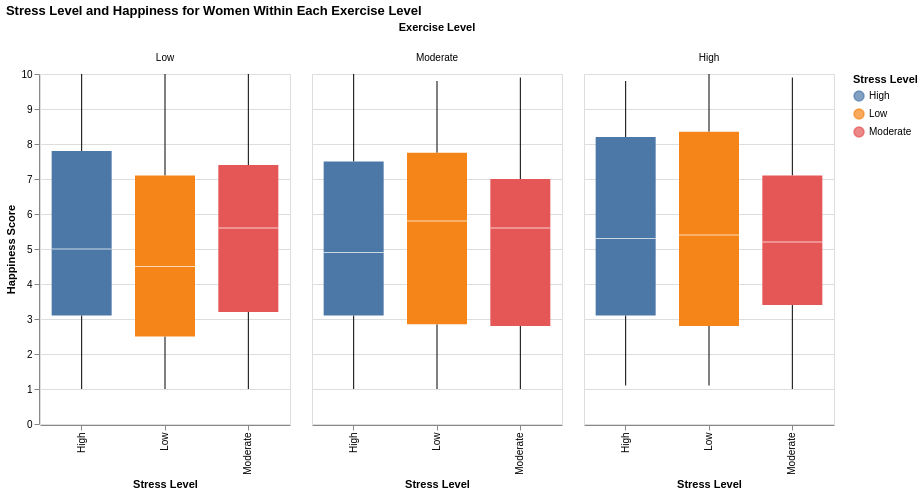

The cell this chart's notebook holds for it:
### Code cell
chart3 = alt.Chart(women_data).mark_boxplot(size=60).encode(

    x=alt.X("Stress Level:N", title="Stress Level"),

    y=alt.Y("Happiness Score:Q", title="Happiness Score"),

    column=alt.Column("Exercise Level:N", sort=["Low","Moderate","High"], title="Exercise Level"),

    color=alt.Color("Stress Level:N", title="Stress Level"),

    tooltip=["Exercise Level","Happiness Score","Stress Level"]

).properties(
    title="Stress Level and Happiness for Women Within Each Exercise Level",
    width=250,
    height=350
)

chart3

### Figure 1 — Vega-Lite specification as saved in the notebook (floating-point values rounded to 4 significant figures; data arrays with more than 128 entries replaced by an {"elided": "..."} marker saying what was removed)
{"config": {"view": {"continuousWidth": 300, "continuousHeight": 300}}, "data": {"name": "data-57d13b237b02068d48295fc95255d8a2"}, "mark": {"type": "boxplot", "size": 60}, "encoding": {"color": {"field": "Stress Level", "title": "Stress Level", "type": "nominal"}, "column": {"field": "Exercise Level", "sort": ["Low", "Moderate", "High"], "title": "Exercise Level", "type": "nominal"}, "tooltip": [{"field": "Exercise Level", "type": "nominal"}, {"field": "Happiness Score", "type": "quantitative"}, {"field": "Stress Level", "type": "nominal"}], "x": {"field": "Stress Level", "title": "Stress Level", "type": "nominal"}, "y": {"field": "Happiness Score", "title": "Happiness Score", "type": "quantitative"}}, "height": 350, "title": "Stress Level and Happiness for Women Within Each Exercise Level", "width": 250, "$schema": "https://vega.github.io/schema/vega-lite/v5.20.1.json", "datasets": {"data-57d13b237b02068d48295fc95255d8a2": {"elided": "1024 records"}}}
